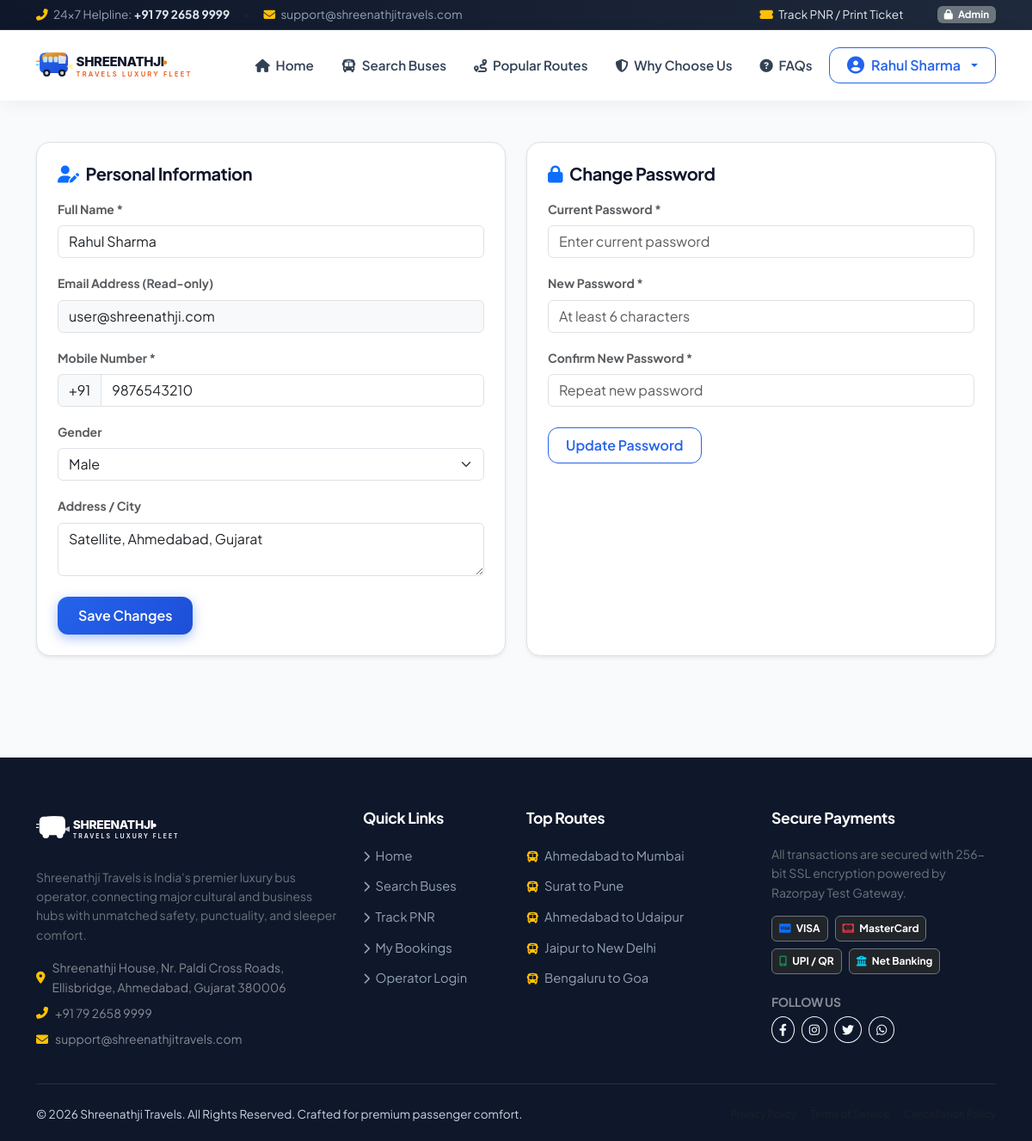
Screenshot of /user/profile.php (signed in) with the database file from the repository.
### tables this page shows
CREATE TABLE IF NOT EXISTS `users` (
    `id` INT AUTO_INCREMENT PRIMARY KEY,
    `full_name` VARCHAR(100) NOT NULL,
    `email` VARCHAR(120) NOT NULL UNIQUE,
    `mobile` VARCHAR(15) NOT NULL UNIQUE,
    `password_hash` VARCHAR(255) NOT NULL,
    `gender` ENUM('male', 'female', 'other') NULL,
    `address` TEXT NULL,
    `is_active` TINYINT(1) DEFAULT 1,
    `created_at` TIMESTAMP DEFAULT CURRENT_TIMESTAMP,
    `updated_at` TIMESTAMP DEFAULT CURRENT_TIMESTAMP ON UPDATE CURRENT_TIMESTAMP,
    INDEX `idx_user_email` (`email`),
    INDEX `idx_user_mobile` (`mobile`)
);

### includes/auth.php (called while the page is built, shortened)
<?php
function getCurrentUser(): ?array {
    $db = getDB();
    $stmt = $db->prepare("SELECT id, full_name, email, mobile, gender, address, created_at FROM users WHERE id = ? AND is_active = 1 LIMIT 1");
    $stmt->execute([$_SESSION['user_id']]);
    return $stmt->fetch() ?: null;
}

### includes/functions.php (called while the page is built, shortened)
<?php
function e(?string $str): string {
    return htmlspecialchars((string)$str, ENT_QUOTES, 'UTF-8');
}

### user/profile.php (the view, shortened to what this page needs)
<?php
require_once __DIR__ . '/../includes/auth.php';
require_once __DIR__ . '/../includes/functions.php';
$user = getCurrentUser();
require_once __DIR__ . '/../includes/header.php';
require_once __DIR__ . '/../includes/navbar.php';
?>
<div class="container py-5">
  <div class="row g-4">
    <div class="col-lg-6">
      <div class="bg-white p-4 rounded-4 border shadow-sm h-100">
        <h5 class="fw-bold mb-3"><i class="fas fa-user-edit text-primary me-2"></i>Personal Information</h5>
        <form method="POST">
          <div class="mb-3">
            <label class="form-label small fw-bold text-muted">Full Name *</label>
            <input type="text" name="full_name" class="form-control" value="<?= e($user['full_name']) ?>" required>
          </div>
          <div class="mb-3">
            <label class="form-label small fw-bold text-muted">Email Address (Read-only)</label>
            <input type="email" class="form-control bg-light" value="<?= e($user['email']) ?>" readonly>
          </div>
          <div class="mb-3">
            <label class="form-label small fw-bold text-muted">Mobile Number *</label>
            <div class="input-group">
              <span class="input-group-text bg-light">+91</span>
              <input type="tel" name="mobile" class="form-control" value="<?= e($user['mobile']) ?>" pattern="[6-9][0-9]{9}" required>
            </div>
          </div>
          <div class="mb-3">
            <label class="form-label small fw-bold text-muted">Gender</label>
            <select name="gender" class="form-select">
              <option value="male" <?= ($user['gender'] === 'male') ? 'selected' : '' ?>>Male</option>
            </select>
          </div>
          <div class="mb-4">
            <label class="form-label small fw-bold text-muted">Address / City</label>
            <textarea name="address" class="form-control" rows="2"><?= e($user['address'] ?? '') ?></textarea>
          </div>
          <button type="submit" class="btn btn-st-primary">Save Changes</button>
        </form>
      </div>
    </div>
    <div class="col-lg-6">
      <div class="bg-white p-4 rounded-4 border shadow-sm h-100">
        <h5 class="fw-bold mb-3"><i class="fas fa-lock text-primary me-2"></i>Change Password</h5>
        <form method="POST">
          <div class="mb-3">
            <label class="form-label small fw-bold text-muted">Current Password *</label>
            <input type="password" name="current_password" class="form-control" placeholder="Enter current password" required>
          </div>
          <div class="mb-3">
            <label class="form-label small fw-bold text-muted">New Password *</label>
            <input type="password" name="new_password" class="form-control" placeholder="At least 6 characters" minlength="6" required>
          </div>
          <div class="mb-4">
            <label class="form-label small fw-bold text-muted">Confirm New Password *</label>
            <input type="password" name="confirm_new_password" class="form-control" placeholder="Repeat new password" minlength="6" required>
          </div>
          <button type="submit" class="btn btn-st-outline">Update Password</button>
        </form>
      </div>
    </div>
  </div>
</div>
<?php require_once __DIR__ . '/../includes/footer.php'; ?>

### assets/css/style.css (style rules this page uses)
:root { --primary-navy: #0f172a; --secondary-navy: #1e293b; --primary-blue: #1d4ed8; --royal-blue: #2563eb; --light-blue: #3b82f6; --soft-blue: #eff6ff; --accent-gold: #f59e0b; --accent-orange: #ea580c; --accent-amber: #fbbf24; --success-green: #10b981; --danger-red: #ef4444; --neutral-100: #f8fafc; --neutral-200: #e2e8f0; --neutral-300: #cbd5e1; --neutral-500: #64748b; --neutral-700: #334155; --neutral-900: #0f172a; --card-bg: rgba(255, 255, 255, 0.95); --card-shadow: 0 10px 30px -5px rgba(15, 23, 42, 0.08), 0 4px 12px -2px rgba(15, 23, 42, 0.04); --card-shadow-hover: 0 20px 35px -5px rgba(37, 99, 235, 0.15), 0 8px 16px -3px rgba(15, 23, 42, 0.08); --radius-sm: 8px; --radius-md: 12px; --radius-lg: 20px; --radius-xl: 28px; --font-main: 'Plus Jakarta Sans', system-ui, -apple-system, sans-serif; --transition-fast: all 0.2s cubic-bezier(0.4, 0, 0.2, 1); --transition-smooth: all 0.35s cubic-bezier(0.4, 0, 0.2, 1); }
* { box-sizing: border-box; }
body { font-family: var(--font-main); background-color: #f8fafc; color: var(--neutral-700); margin: 0; padding: 0; line-height: 1.6; overflow-x: hidden; }
h1, h2, h3, h4, h5, h6 { color: var(--primary-navy); font-weight: 700; letter-spacing: -0.02em; }
.btn-st-primary { background: linear-gradient(135deg, #2563eb, #1d4ed8); color: #ffffff !important; font-weight: 600; padding: 10px 24px; border-radius: var(--radius-md); border: none; box-shadow: 0 4px 14px 0 rgba(37, 99, 235, 0.39); transition: var(--transition-fast); display: inline-flex; align-items: center; gap: 8px; }
.btn-st-outline { background: transparent; color: var(--royal-blue) !important; border: 1.5px solid var(--royal-blue); font-weight: 600; padding: 8px 20px; border-radius: var(--radius-md); transition: var(--transition-fast); }

### rows the page displays
users: full_name "Rahul Sharma", email "user@shreenathji.com", mobile "9876543210", gender "Male", address "Satellite, Ahmedabad, Gujarat"

### other values shown
$appConfig['support_phone'] "+91 79 2658 9999"
$appConfig['support_email'] "support@shreenathjitravels.com"
$userName "Rahul Sharma"
$appConfig['office_address'] "Shreenathji House, Nr. Paldi Cross Roads, Ellisbridge, Ahmedabad, Gujarat 380006"
